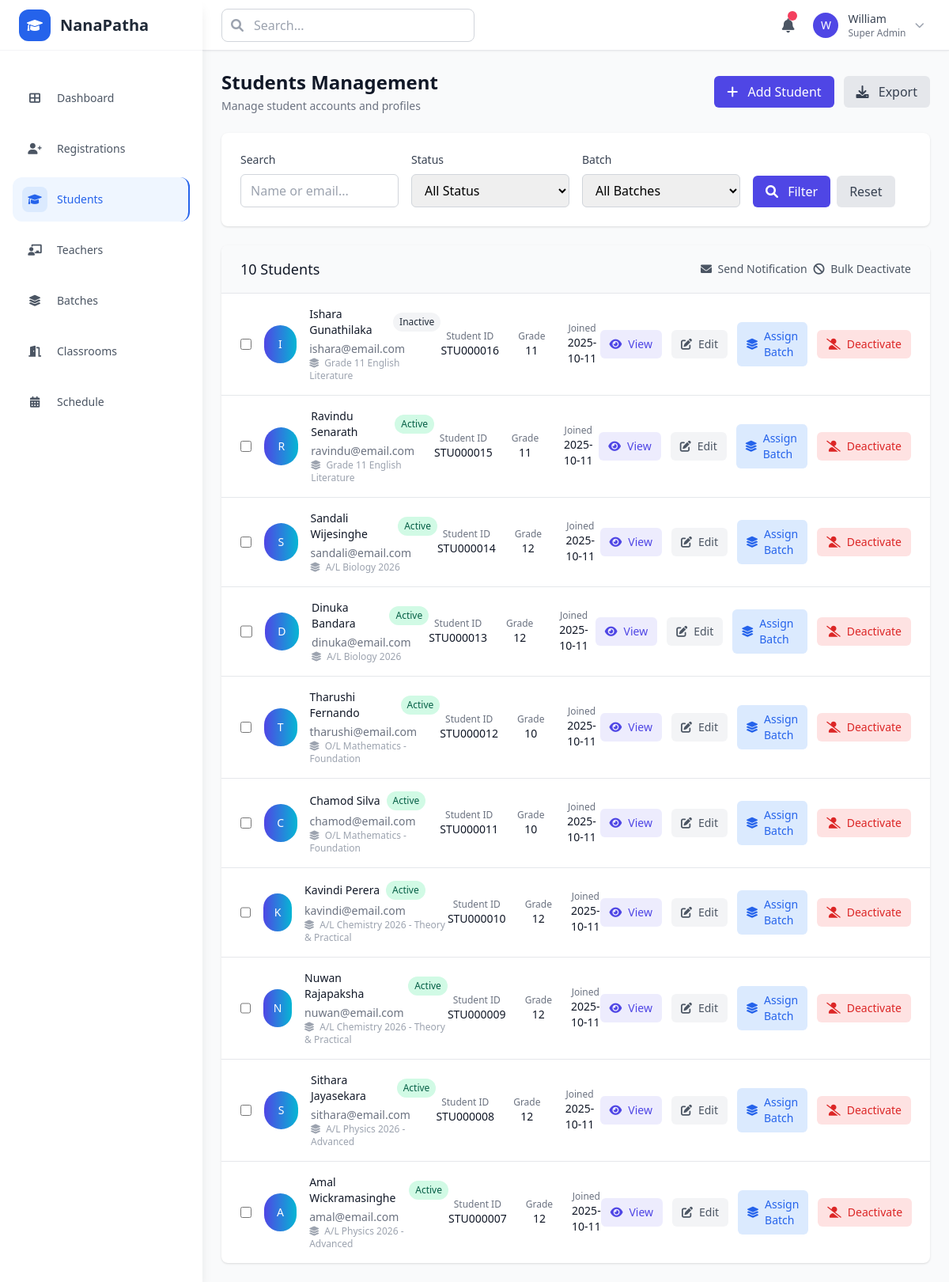
The app's page /admin/students with its own data.
### models.py (models this page shows)
class User(db.Model):
    __tablename__ = 'users'
    id = db.Column(db.Integer, primary_key=True)
    name = db.Column(db.String(255), nullable=False)
    email = db.Column(db.String(255), unique=True, nullable=False)
    phone = db.Column(db.String(20))
    password_hash = db.Column(db.String(255))
    temp_password = db.Column(db.String(255))
    role = db.Column(db.Enum('student', 'teacher', 'admin', name='user_roles'), nullable=False)
    status = db.Column(db.Enum('pending', 'active', 'inactive', name='user_status'), default='pending')
    created_at = db.Column(db.DateTime, default=datetime.utcnow)
    updated_at = db.Column(db.DateTime, default=datetime.utcnow, onupdate=datetime.utcnow)
    student_profile = db.relationship('StudentProfile', backref='user', uselist=False, cascade='all, delete-orphan')
    teacher_profile = db.relationship('TeacherProfile', backref='user', uselist=False, cascade='all, delete-orphan')

class Batch(db.Model):
    __tablename__ = 'batches'
    id = db.Column(db.Integer, primary_key=True)
    name = db.Column(db.String(255), nullable=False)
    grade = db.Column(db.String(10))
    subject = db.Column(db.String(100))
    capacity = db.Column(db.Integer, default=30)
    current_enrollment = db.Column(db.Integer, default=0)
    teacher_id = db.Column(db.Integer, db.ForeignKey('teacher_profiles.id'))
    teacher_name = db.Column(db.String(255))  # Simplified for prototype
    class_type = db.Column(db.Enum('online', 'physical', 'both', name='class_types'))
    start_date = db.Column(db.Date)
    end_date = db.Column(db.Date)
    is_active = db.Column(db.Boolean, default=True)
    notes = db.Column(db.Text)
    created_at = db.Column(db.DateTime, default=datetime.utcnow)
    teacher = db.relationship('TeacherProfile', backref='assigned_batches')

class StudentProfile(db.Model):
    __tablename__ = 'student_profiles'
    id = db.Column(db.Integer, primary_key=True)
    user_id = db.Column(db.Integer, db.ForeignKey('users.id'), nullable=False)
    dob = db.Column(db.Date)
    grade = db.Column(db.String(10))
    batch_id = db.Column(db.Integer, db.ForeignKey('batches.id'))
    contact_number = db.Column(db.String(20))
    address = db.Column(db.Text)
    class_type = db.Column(db.Enum('online', 'physical', 'both', name='class_types'))
    student_id_number = db.Column(db.String(50), unique=True)
    passport_photo_path = db.Column(db.String(255))
    student_id_card_path = db.Column(db.String(255))
    batch = db.relationship('Batch', backref='students')

### app.py (the view, shortened to what this page needs)
@app.route('/admin/students')
def admin_students():
    search_query = request.args.get('search', '')
    status_filter = request.args.get('status', 'all')
    query = User.query.filter_by(role='student')
    if status_filter != 'all':
        query = query.filter_by(status=status_filter)
    students = query.order_by(User.created_at.desc()).all()
    return render_template('admin/students.html',
                         students=students,
                         status_filter=status_filter,
                         search_query=search_query)

### templates/admin/students.html (shortened to what this page needs)
{% extends "base.html" %}
{% block content %}
<div class="space-y-6">
    <div class="flex items-center justify-between">
        <div>
            <h1 class="text-2xl font-semibold text-gray-900">Students Management</h1>
            <p class="text-sm text-gray-500 mt-1">Manage student accounts and profiles</p>
        </div>
        <div class="flex items-center space-x-3">
            <a href="{{ url_for('admin_student_create') }}"
               class="bg-brand text-white px-4 py-2 rounded-md hover:bg-brand-700 transition-colors duration-150">
                <i class="fas fa-plus mr-2"></i>
                Add Student
            </a>
            <button class="bg-gray-200 text-gray-700 px-4 py-2 rounded-md hover:bg-gray-300 transition-colors duration-150">
                <i class="fas fa-download mr-2"></i>
                Export
            </button>
        </div>
    </div>
    <div class="bg-white rounded-lg shadow p-6">
        <form method="GET" class="space-y-4">
            <div class="grid grid-cols-1 md:grid-cols-4 gap-4">
                <div>
                    <label class="block text-sm font-medium text-gray-700 mb-2">Search</label>
                    <input type="text" name="search" value="{{ search_query }}"
                           placeholder="Name or email..."
                           class="w-full px-3 py-2 border border-gray-300 rounded-md focus:ring-2 focus:ring-brand focus:border-transparent">
                </div>
                <div>
                    <label class="block text-sm font-medium text-gray-700 mb-2">Status</label>
                    <select name="status"
                            class="w-full px-3 py-2 border border-gray-300 rounded-md focus:ring-2 focus:ring-brand focus:border-transparent">
                        <option value="all" {% if status_filter == 'all' %}selected{% endif %}>All Status</option>
                    </select>
                </div>
                <div>
                    <label class="block text-sm font-medium text-gray-700 mb-2">Batch</label>
                    <select class="w-full px-3 py-2 border border-gray-300 rounded-md focus:ring-2 focus:ring-brand focus:border-transparent">
                        <option value="">All Batches</option>
                    </select>
                </div>
                <div class="flex items-end space-x-2">
                    <button type="submit"
                            class="bg-brand text-white px-4 py-2 rounded-md hover:bg-brand-700 transition-colors duration-150">
                        <i class="fas fa-search mr-2"></i>
                        Filter
                    </button>
                    <a href="{{ url_for('admin_students') }}"
                       class="bg-gray-200 text-gray-700 px-4 py-2 rounded-md hover:bg-gray-300 transition-colors duration-150">
                        Reset
                    </a>
                </div>
            </div>
        </form>
    </div>
    {% if students %}
    <div class="bg-white rounded-lg shadow overflow-hidden">
        <div class="px-6 py-4 border-b border-gray-200 bg-gray-50">
            <div class="flex items-center justify-between">
                <h3 class="text-lg font-medium text-gray-900">
                    {{ students|length }} Student{{ 's' if students|length != 1 else '' }}
                </h3>
                <div class="flex items-center space-x-2">
                    <button class="text-sm text-gray-600 hover:text-gray-800">
                        <i class="fas fa-envelope mr-1"></i>
                        Send Notification
                    </button>
                    <button class="text-sm text-gray-600 hover:text-gray-800">
                        <i class="fas fa-ban mr-1"></i>
                        Bulk Deactivate
                    </button>
                </div>
            </div>
        </div>
        <div class="divide-y divide-gray-200">
            {% for student in students %}
            <div class="px-6 py-4 hover:bg-gray-50 transition-colors duration-150">
                <div class="flex items-center justify-between">
                    <div class="flex items-center space-x-4">
                        <input type="checkbox"
                               class="w-4 h-4 text-brand border-gray-300 rounded focus:ring-brand">
                        <div class="w-12 h-12 bg-gradient-to-r from-brand to-secondary rounded-full flex items-center justify-center">
                            <span class="text-white font-medium text-sm">
                                {{ student.name[0].upper() }}
                            </span>
                        </div>
                        <div>
                            <div class="flex items-center space-x-2 mb-1">
                                <h4 class="text-sm font-medium text-gray-900">{{ student.name }}</h4>
                                <span class="inline-flex px-2 py-1 text-xs font-medium rounded-full
                                    {% if student.status == 'active' %}bg-emerald-100 text-emerald-800
                                    {% elif student.status == 'inactive' %}bg-gray-100 text-gray-800
                                    {% else %}bg-amber-100 text-amber-800{% endif %}">
                                    {{ student.status.title() }}
                                </span>
                            </div>
                            <p class="text-sm text-gray-500">{{ student.email }}</p>
                            {% if student.student_profile and student.student_profile.batch %}
                                <p class="text-xs text-gray-400">
                                    <i class="fas fa-layer-group mr-1"></i>
                                    {{ student.student_profile.batch.name }}
                                </p>
                            {% endif %}
                        </div>
                    </div>
                    <div class="flex items-center space-x-6">
                        <div class="text-center">
                            <p class="text-xs text-gray-500">Student ID</p>
                            <p class="text-sm font-medium text-gray-900">
                                {% if student.student_profile and student.student_profile.student_id_number %}
                                    {{ student.student_profile.student_id_number }}
                                {% else %}
                                    <span class="text-gray-400">Not assigned</span>
                                {% endif %}
                            </p>
                        </div>
                        <div class="text-center">
                            <p class="text-xs text-gray-500">Grade</p>
                            <p class="text-sm font-medium text-gray-900">
                                {% if student.student_profile and student.student_profile.grade %}
                                    {{ student.student_profile.grade }}
                                {% else %}
                                    <span class="text-gray-400">-</span>
                                {% endif %}
                            </p>
                        </div>
                        <div class="text-center">
                            <p class="text-xs text-gray-500">Joined</p>
                            <p class="text-sm font-medium text-gray-900">
                                {{ student.created_at.strftime('%Y-%m-%d') }}
                            </p>
                        </div>
                    </div>
                    <div class="flex items-center space-x-3">
                        <a href="{{ url_for('admin_student_detail', student_id=student.id) }}"
                           class="inline-flex items-center px-3 py-2 text-sm font-medium text-brand bg-brand/10 rounded-md hover:bg-brand/20 transition-colors duration-150">
                            <i class="fas fa-eye mr-2"></i>
                            View
                        </a>
                        <a href="{{ url_for('admin_student_edit', student_id=student.id) }}"
                           class="inline-flex items-center px-3 py-2 text-sm font-medium text-gray-600 bg-gray-100 rounded-md hover:bg-gray-200 transition-colors duration-150">
                            <i class="fas fa-edit mr-2"></i>
                            Edit
                        </a>
                        <a href="{{ url_for('admin_student_assign_batch', student_id=student.id) }}"
                           class="inline-flex items-center px-3 py-2 text-sm font-medium text-blue-600 bg-blue-100 rounded-md hover:bg-blue-200 transition-colors duration-150">
                            <i class="fas fa-layer-group mr-2"></i>
                            Assign Batch
                        </a>
                        <button onclick="confirmDeactivate('{{ student.name }}', '{{ url_for('admin_student_deactivate', student_id=student.id) }}')"
                                class="inline-flex items-center px-3 py-2 text-sm font-medium text-red-600 bg-red-100 rounded-md hover:bg-red-200 transition-colors duration-150">
                            <i class="fas fa-user-slash mr-2"></i>
                            Deactivate
                        </button>
                    </div>
                </div>
            </div>
            {% endfor %}
        </div>
    </div>
    {% endif %}
</div>
{% endblock %}

### records on screen
User: name "I", name "Ishara Gunathilaka", status "Inactive", email "ishara@email.com", student_profile.batch.name "Grade 11 English Literature", student_profile.student_id_number "STU000016", student_profile.grade "11", created_at "2025-10-11"
User: name "R", name "Ravindu Senarath", status "Active", email "ravindu@email.com", student_profile.batch.name "Grade 11 English Literature", student_profile.student_id_number "STU000015", student_profile.grade "11", created_at "2025-10-11"
User: name "S", name "Sandali Wijesinghe", status "Active", email "sandali@email.com", student_profile.batch.name "A/L Biology 2026", student_profile.student_id_number "STU000014", student_profile.grade "12", created_at "2025-10-11"
User: name "D", name "Dinuka Bandara", status "Active", email "dinuka@email.com", student_profile.batch.name "A/L Biology 2026", student_profile.student_id_number "STU000013", student_profile.grade "12", created_at "2025-10-11"
User: name "T", name "Tharushi Fernando", status "Active", email "tharushi@email.com", student_profile.batch.name "O/L Mathematics - Foundation", student_profile.student_id_number "STU000012", student_profile.grade "10", created_at "2025-10-11"
User: name "C", name "Chamod Silva", status "Active", email "chamod@email.com", student_profile.batch.name "O/L Mathematics - Foundation", student_profile.student_id_number "STU000011", student_profile.grade "10", created_at "2025-10-11"
User: name "K", name "Kavindi Perera", status "Active", email "kavindi@email.com", student_profile.batch.name "A/L Chemistry 2026 - Theory & Practical", student_profile.student_id_number "STU000010", student_profile.grade "12", created_at "2025-10-11"
User: name "N", name "Nuwan Rajapaksha", status "Active", email "nuwan@email.com", student_profile.batch.name "A/L Chemistry 2026 - Theory & Practical", student_profile.student_id_number "STU000009", student_profile.grade "12", created_at "2025-10-11"
User: name "S", name "Sithara Jayasekara", status "Active", email "sithara@email.com", student_profile.batch.name "A/L Physics 2026 - Advanced", student_profile.student_id_number "STU000008", student_profile.grade "12", created_at "2025-10-11"
User: name "A", name "Amal Wickramasinghe", status "Active", email "amal@email.com", student_profile.batch.name "A/L Physics 2026 - Advanced", student_profile.student_id_number "STU000007", student_profile.grade "12", created_at "2025-10-11"

### other values on screen
{{ students|length }} "10"
{{ 's' if students|length != 1 else '' }} "s"
